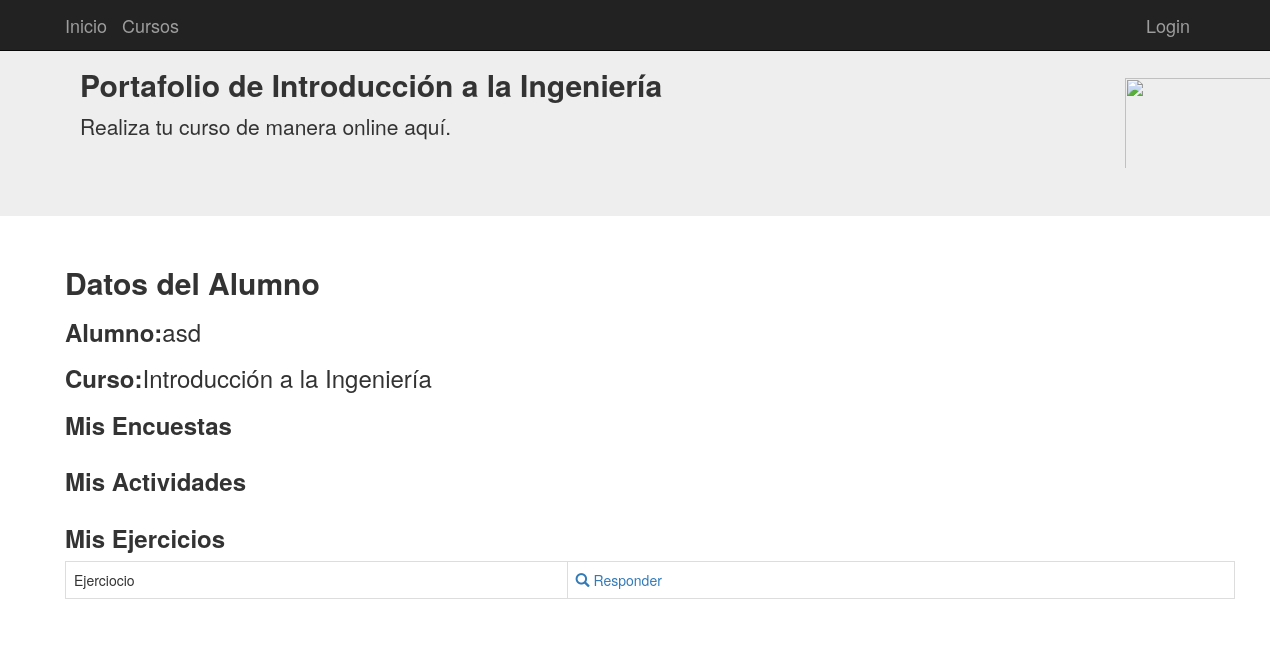
The page /inicioAA/asd on the database as committed earlier.
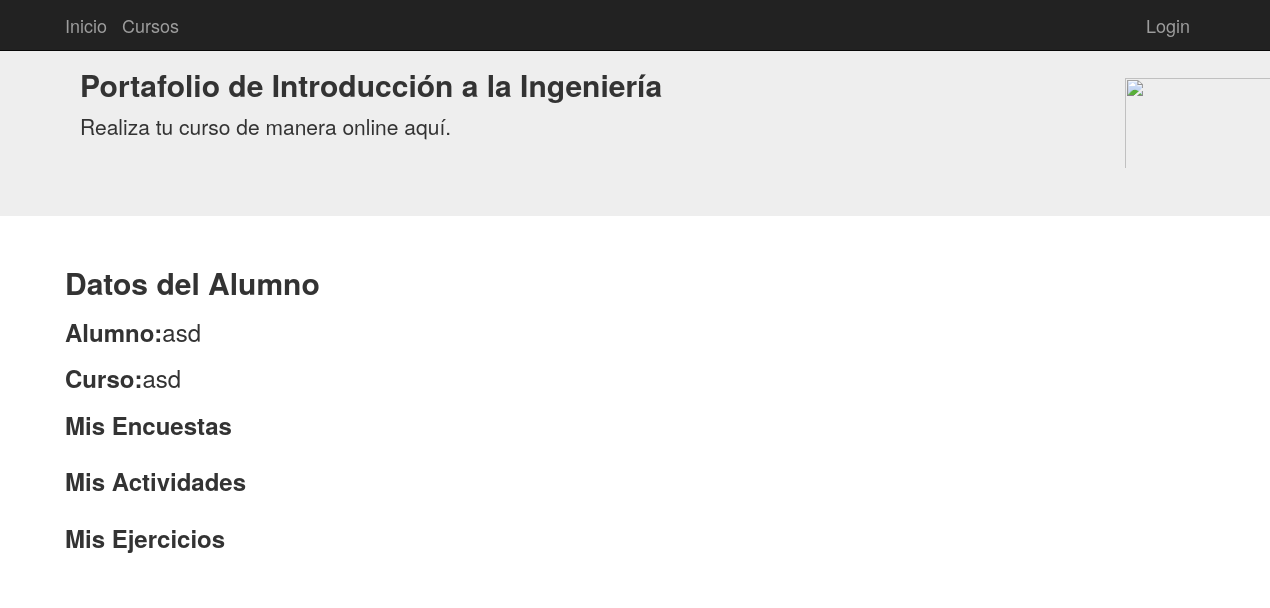
The same page on the database as committed later.
### tables this page shows
CREATE TABLE alumnos (
	id INTEGER NOT NULL, 
	username VARCHAR(100) NOT NULL, 
	password_hash VARCHAR(128) NOT NULL, 
	nombre VARCHAR(200) NOT NULL, 
	email VARCHAR(200) NOT NULL, 
	"Cursoid" INTEGER NOT NULL, 
	admin BOOLEAN, 
	PRIMARY KEY (id), 
	FOREIGN KEY("Cursoid") REFERENCES cursos (id), 
	CHECK (admin IN (0, 1))
);

CREATE TABLE cursos (
	id INTEGER NOT NULL, 
	nombre VARCHAR(100), 
	PRIMARY KEY (id)
);

CREATE TABLE ejercicios (
	id INTEGER NOT NULL, 
	titulo VARCHAR(100), 
	planteamiento VARCHAR(100), 
	"Cursoid" INTEGER NOT NULL, 
	PRIMARY KEY (id), 
	FOREIGN KEY("Cursoid") REFERENCES cursos (id)
);

### aplicacion/app.py (the view)
@app.route('/inicioAA/<username>', methods=["get", "post"])
def inicioAA(username):
    from aplicacion.models import Alumnos , Encuestas , Cursos , Actividades, Ejercicios ,PuntajeE
    """alumnos= Alumnos.query.all()
    actividades= Actividades.query.all()
    ejercicios= Ejercicios.query.all()
    cursos =Cursos.query.all()
    encuestas =Encuestas.query.all()"""
    alum=Alumnos.query.filter_by(username=username)
    cur=Cursos.query.filter_by(id=alum[0].Cursoid)
    encuestasalu=Encuestas.query.filter_by(Cursoid=cur[0].id)
    actividadesalu=Actividades.query.filter_by(Cursoid=cur[0].id)
    ejerciciosalu=Ejercicios.query.filter_by(Cursoid=cur[0].id)
    return render_template("inicioAA.html",cur=cur,alum=alum,encuestasalu=encuestasalu,actividadesalu=actividadesalu,ejerciciosalu=ejerciciosalu)

### aplicacion/templates/inicioAA.html (shortened to what this page needs)
{% extends "base.html" %}
{% block contenido %}
<div class="container">
  <div class="row">
    <h2><b>Datos del Alumno</b></h2>
    <h3><b>Alumno:</b>{{alum[0].nombre}} </h3>
    <h3><b>Curso:</b>{{cur[0].nombre}} </h3>
    <h3><b>Mis Encuestas </b> </h3>
    <h3><b>Mis Actividades</b>  </h3>
    <h3><b>Mis Ejercicios</b>  </h3>
    <div class="list-group">
      <table class="table table-bordered">
          {% for eje in ejerciciosalu %}
          <tr>
            <td>{{eje.titulo}}</td>
            <td><a href="{{url_for('ejerciciosA', id_ejercicio=eje.id, id_alum=alum[0].id)}}"><span class="glyphicon glyphicon-search"></span> Responder</a></td>
          </tr>
        {% endfor %}
      </table>
    </div>
  </div>
</div>
{% endblock %}

Rows that differ between the two databases and show on the page:
removed ejercicios: titulo "Ejerciocio"
changed cursos: nombre "Introducción a la Ingeniería" → "asd"
